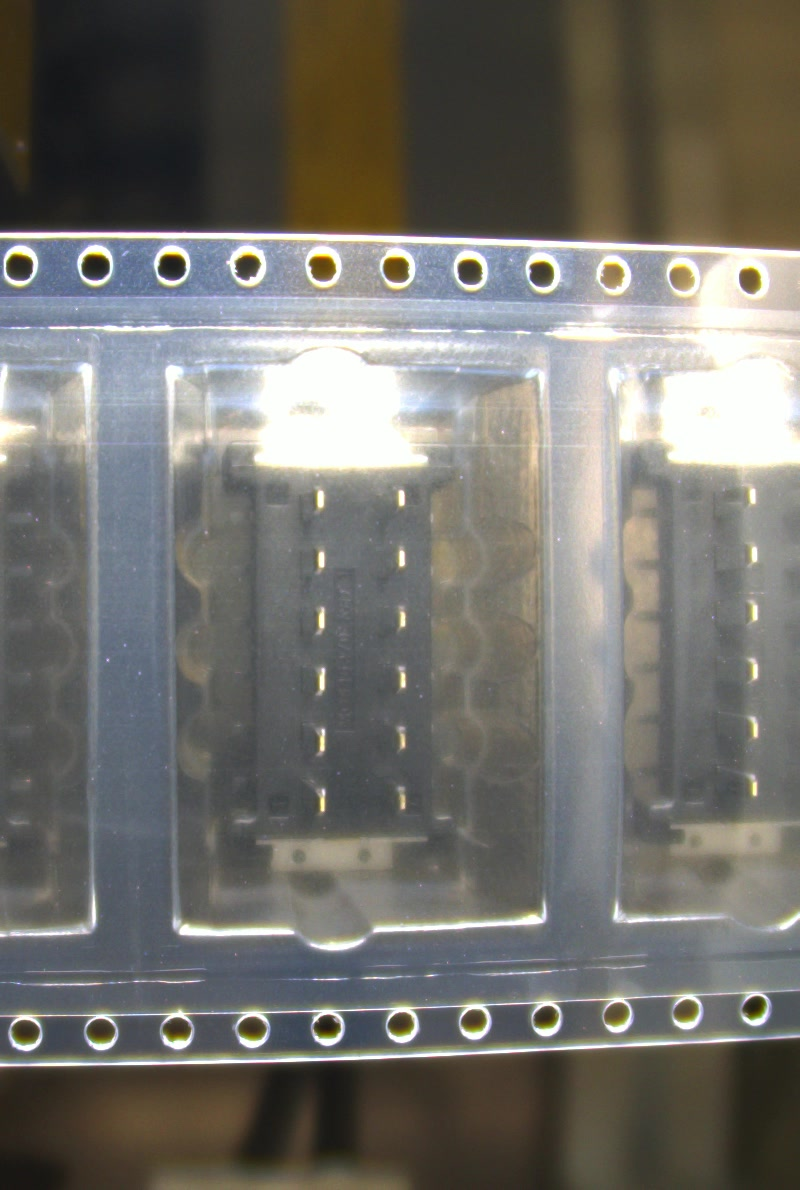
#> input picture IMAGES/IMG (1).jpg, 800 x 1190 px; its folder holds only this picture in this run
$ python temporary.py
#> lines starting #> are read from the running program, lines starting #| are printed output that depends on the picture; after the words box and inside, x2 and y2 are one past the last pixel; in counts of white or black regions, pixels touching at a corner belong together
#> in process_folder, image is the input picture: shape (1190, 800, 3); mean B, G, R 107.7, 113.1, 114.8
import cv2
import numpy as np
import time
import os
from sklearn.linear_model import LinearRegression

start_time = time.time()

def detect_lines(image, dist):
#> called with dist = 55
    if isinstance(image, str):
        image = cv2.imread(image)
    else:
        image = image

    gray = cv2.cvtColor(image, cv2.COLOR_RGB2BGR)
    gray = cv2.cvtColor(gray, cv2.COLOR_BGR2GRAY)
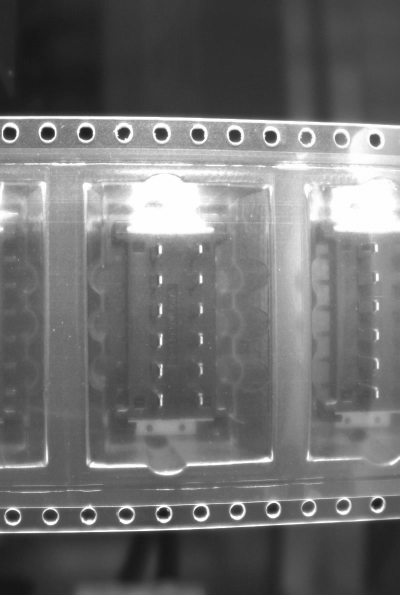
#> gray: shape (1190, 800) (shown at 1/2 size); min 20, max 255, mean 111.7

    h, w, _ = image.shape

    width = image.shape[1]
    gray = cv2.cvtColor(image, cv2.COLOR_BGR2GRAY)

    gray_blurred = cv2.medianBlur(gray, 3)

    circles = cv2.HoughCircles(
        gray_blurred,
        cv2.HOUGH_GRADIENT,
        dp=1,
        minDist=10,
        param1=50,
        param2=25,
        minRadius=1,
        maxRadius=25
    )
#> circles = 26 rows, first 8: [100.5, 1032.5, 17.4], [20.5, 262.5, 17.7], [25.5, 1033.5, 17.4], [320.5, 266.5, 21], [393.5, 268.5, 21.1], [176.5, 1030.5, 17.7], [545.5, 1020.5, 15.5], [467.5, 270.5, 21]

    if circles is not None:
        circles = np.uint16(np.around(circles))
#> circles = 26 rows, first 8: [100, 1032, 17], [20, 262, 18], [26, 1034, 17], [320, 266, 21], [394, 268, 21], [176, 1030, 18], [546, 1020, 16], [468, 270, 21]

        height = image.shape[0]
        upper_centers = []
        lower_centers = []

        for circle in circles[0, :]:
            x, y, r = circle
            if y < height / 2:
                upper_centers.append(circle)
            else:
                lower_centers.append(circle)
#> this loop made 26 passes
#> after the loop, lower_centers = [[100, 1032, 17], [26, 1034, 17], [176, 1030, 18], [546, 1020, 16], [252, 1028, 18], [754, 1010, 15], [686, 1012, 17], [402, 1026, 17], [618, 1012, 14], [324, 1026, 20], [476, 1022, 14]]; upper_centers = [[20, 262, 18], [320, 266, 21], [394, 268, 21], [468, 270, 21], [254, 264, 24], [172, 264, 19], [98, 264, 21], [680, 278, 21], [210, 276, 22], [544, 270, 20], [614, 274, 18], [242, 264, 23], [750, 276, 18], [288, 308, 12], [28, 418, 12]]

        upper_centers = np.array(upper_centers)
#> upper_centers = 15 rows, first 8: [20, 262, 18], [320, 266, 21], [394, 268, 21], [468, 270, 21], [254, 264, 24], [172, 264, 19], [98, 264, 21], [680, 278, 21]
        lower_centers = np.array(lower_centers)

        def group_circles_by_y(circles, max_distance=10):
#> called with circles = array of shape (15, 3), max_distance = 10
            groups = []
            for circle in circles:
                x, y, r = circle
                added_to_group = False
                for group in groups:
                    if abs(group[0][1] - y) <= max_distance:
                        group.append(circle)
                        added_to_group = True
                        break
                if not added_to_group:
                    groups.append([circle])
#> this loop made 15 passes
#> after the loop, group = [[288, 308, 12]]; groups = [[[20, 262, 18]], [[320, 266, 21], [254, 264, 24], [172, 264, 19], [98, 264, 21], [242, 264, 23]], [[394, 268, 21]], [[468, 270, 21], [544, 270, 20]], [[680, 278, 21], [210, 276, 22], [614, 274, 18], [750, 276, 18]], [[288, 308, 12]], [[28, 418, 12]]]
            return groups

        def find_largest_group(groups):
            largest_group = max(groups, key=len)
            return np.array(largest_group) if len(largest_group) > 0 else None

        upper_groups = group_circles_by_y(upper_centers)
#> upper_groups has the same summary as groups in group_circles_by_y
        lower_groups = group_circles_by_y(lower_centers)
#> the loop in group_circles_by_y (call 2), `for circle in circles:` made 11 passes
#> lower_groups = [[[100, 1032, 17], [176, 1030, 18], [252, 1028, 18], [402, 1026, 17], [324, 1026, 20], [476, 1022, 14]], [[26, 1034, 17]], [[546, 1020, 16], [754, 1010, 15], [686, 1012, 17], [618, 1012, 14]]]

        largest_upper_group = find_largest_group(upper_groups)
#> in find_largest_group, `largest_group = max(groups, key=len)`: largest_group = [[320, 266, 21], [254, 264, 24], [172, 264, 19], [98, 264, 21], [242, 264, 23]]
#> largest_upper_group has the same summary as largest_group in find_largest_group
        largest_lower_group = find_largest_group(lower_groups)
#> largest_lower_group = [[100, 1032, 17], [176, 1030, 18], [252, 1028, 18], [402, 1026, 17], [324, 1026, 20], [476, 1022, 14]]

        if largest_upper_group is not None:
            X_upper = largest_upper_group[:, 0].reshape(-1, 1)
#> X_upper = [320, 254, 172, 98, 242]
            y_upper = largest_upper_group[:, 1]
#> y_upper = [266, 264, 264, 264, 264]
            reg_upper = LinearRegression().fit(X_upper, y_upper)

            y_start_upper = int(reg_upper.predict(np.array([[0]]))[0])
#> y_start_upper = 262
            y_end_upper = int(reg_upper.predict(np.array([[width]]))[0])
#> y_end_upper = 268

            y_start_upper_top = y_start_upper
#> y_start_upper_top = 262
            y_end_upper_top = y_end_upper
#> y_end_upper_top = 268
            y_start_upper_bottom = y_start_upper + dist
#> y_start_upper_bottom = 317
            y_end_upper_bottom = y_end_upper + dist
#> y_end_upper_bottom = 323


            #### DRAW RED LINE FOR THE FIRST TIME, HAVENOT DONE ANYTHING YET #####
            # cv2.line(image, (0, y_start_upper_top), (width, y_end_upper_top), (0, 0, 255), 3)
            # cv2.line(image, (0, y_start_upper_bottom), (width, y_end_upper_bottom), (0, 0, 255), 3)

        if largest_lower_group is not None:
            X_lower = largest_lower_group[:, 0].reshape(-1, 1)
#> X_lower = [100, 176, 252, 402, 324, 476]
            y_lower = largest_lower_group[:, 1]
#> y_lower = [1032, 1030, 1028, 1026, 1026, 1022]
            reg_lower = LinearRegression().fit(X_lower, y_lower)

            y_start_lower = int(reg_lower.predict(np.array([[0]]))[0])
#> y_start_lower = 1034
            y_end_lower = int(reg_lower.predict(np.array([[width]]))[0])
#> y_end_lower = 1014

            y_start_lower_top = y_start_lower - dist
#> y_start_lower_top = 979
            y_end_lower_top = y_end_lower - dist
#> y_end_lower_top = 959
            y_start_lower_bottom = y_start_lower
#> y_start_lower_bottom = 1034
            y_end_lower_bottom = y_end_lower
#> y_end_lower_bottom = 1014

            # cv2.line(image, (0, y_start_lower_top), (width, y_end_lower_top), (0, 0, 255), 3)
            # cv2.line(image, (0, y_start_lower_bottom), (width, y_end_lower_bottom), (0, 0, 255), 3)

        y_max_lower = max(y_start_lower_top, y_end_lower_top)
#> y_max_lower = 979
        y_min_lower = max(y_start_lower_bottom, y_end_lower_bottom)
#> y_min_lower = 1034

        y_max_upper = min(y_start_upper_top, y_end_upper_top)
#> y_max_upper = 262
        y_min_upper = min(y_start_upper_bottom, y_end_upper_bottom)
#> y_min_upper = 317

    line_number_up = 0
    line_number_down = 0

    gray = 255 - gray
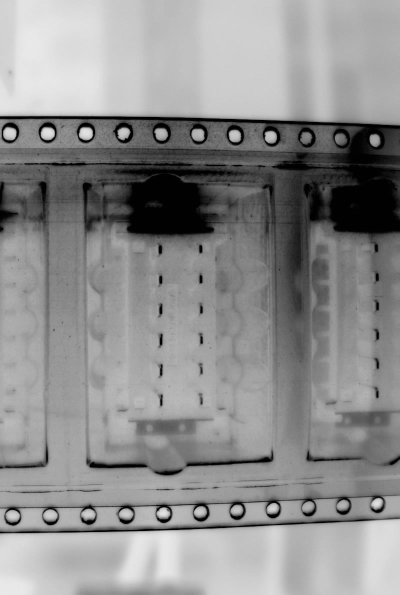
#> gray: shape (1190, 800) (shown at 1/2 size); min 0, max 235, mean 142
    edges = cv2.Canny(gray, threshold1=80, threshold2=100)
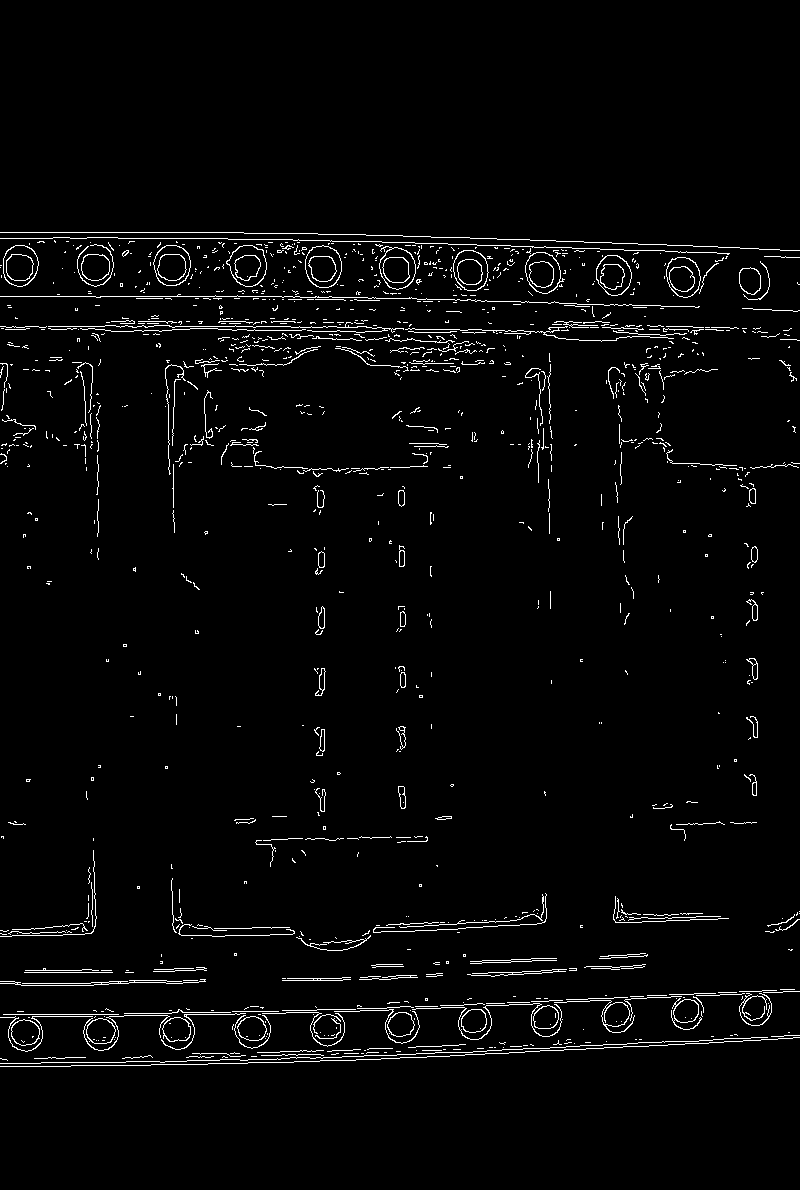
#> edges: shape (1190, 800); 2.7% white in thin lines or dots, all inside (x1, y1, x2, y2) = (0, 232, 800, 1067)

    lines = cv2.HoughLinesP(edges, 1, np.pi / 360, threshold=100, minLineLength=100, maxLineGap=15)
#> lines = 27 rows, first 6: [386, 235, 739, 247], [258, 1011, 548, 1001], [397, 1054, 501, 1050], [0, 296, 331, 296], [253, 239, 571, 247], [372, 1059, 799, 1037]
    is_anom = False

    if lines is not None:
        grouped_lines = []
        for line in lines:
            x1, y1, x2, y2 = line[0]
            y0 = int((y1 + y2) / 2)
            found_group = False
            if (y0 > y_max_upper + 5 and y0 < y_min_upper - 5) or (y0 > y_max_lower + 5 and y0 < y_min_lower - 15):
                for group in grouped_lines:
                    gline = group[0]
                    gy = gline[-1]
                    if np.abs(gy - y0) < 40:
                        group.append((x1, x2, y0))
                        found_group = True
                        break
                if not found_group:
                    grouped_lines.append([(x1, x2, y0)])
#> this loop made 27 passes
#> (x1, y1, x2, y2, y0) on passes 1 to 8: (386, 235, 739, 247, 241), (258, 1011, 548, 1001, 1006), (397, 1054, 501, 1050, 1052), (0, 296, 331, 296, 296), (253, 239, 571, 247, 243), (372, 1059, 799, 1037, 1048), (631, 998, 799, 991, 994), (232, 330, 501, 332, 331)
#> after the loop, group = [(0, 331, 296), (333, 576, 300), (548, 660, 304)]; grouped_lines = [[(258, 548, 1006), (631, 799, 994), (258, 393, 1011), (3, 118, 1014), (486, 598, 1002), (507, 794, 995)], [(0, 331, 296), (333, 576, 300), (548, 660, 304)]]

        longest_lines = []
        for group in grouped_lines:
            lengths = []
            for line in group:
                x1, x2, y0 = line
                length = np.abs(x1 - x2)
                lengths.append(length)
            if lengths:
                longest_line_index = np.argmax(lengths)
                longest_lines.append(group[longest_line_index])
#> this loop made 2 passes
#> (group, longest_line_index) on pass 2: ([(0, 331, 296), (333, 576, 300), (548, 660, 304)], 0)
#> after the loop, longest_lines = [(258, 548, 1006), (0, 331, 296)]

        for line in longest_lines:
            x1, x2, y0 = line

            # IF THE LINE DETECTED, DONT DRAW ANY LINE
            # ELSE DRAW RED LINE
            if (y0 > (y_max_upper) and y0 < (y_min_upper - 10)) :
                line_number_up += 1


            elif (y0 > (y_max_lower) and y0 < (y_min_lower - 15)):
                # cv2.line(image, (0, y0), (w, y0), (255, 0, 0), 4)
                # cv2.line(image, (0, y_start_lower_top), (width, y_end_lower_top), (0, 0, 255), 3)
                # cv2.line(image, (0, y_start_lower_bottom), (width, y_end_lower_bottom), (0, 0, 255), 3)
                line_number_down += 1
#> this loop made 2 passes
#> (x1, x2, y0, line_number_down) on pass 1: (258, 548, 1006, 1)
#> after the loop, line_number_down = 1; line_number_up = 1

            # [6 lines of commented-out code are left out]

    if line_number_down < 1 or line_number_up < 1:
        is_anom = True
        cv2.line(image, (0, y_start_upper_top), (width, y_end_upper_top), (0, 0, 255), 3)
        cv2.line(image, (0, y_start_upper_bottom), (width, y_end_upper_bottom), (0, 0, 255), 3)
        cv2.line(image, (0, y_start_lower_top), (width, y_end_lower_top), (0, 0, 255), 3)
        cv2.line(image, (0, y_start_lower_bottom), (width, y_end_lower_bottom), (0, 0, 255), 3)

    return is_anom, image

def process_folder(input_folder, output_folder, dist):
    if not os.path.exists(output_folder):
        os.makedirs(output_folder)

    for filename in os.listdir(input_folder):
        if filename.endswith(".jpg") or filename.endswith(".png") or filename.endswith(".jpeg"):
            image_path = os.path.join(input_folder, filename)
            image = cv2.imread(image_path)
            is_anom, processed_image = detect_lines(image, dist)
#> is_anom = False

            output_path = os.path.join(output_folder, f"output_{filename}")
            cv2.imwrite(output_path, processed_image)

            print(f"{filename}: Anomaly Detected - {is_anom}")
#| IMG (1).jpg: Anomaly Detected - False

start_time = time.time()
input_folder = 'IMAGES'
output_folder = 'CHECKS'
dist = 55

process_folder(input_folder, output_folder, dist)

end_time = time.time()
execution_time = end_time - start_time
print("Total execution time:", execution_time, "seconds")

$ run again, on IMAGES/IMG (14).jpg
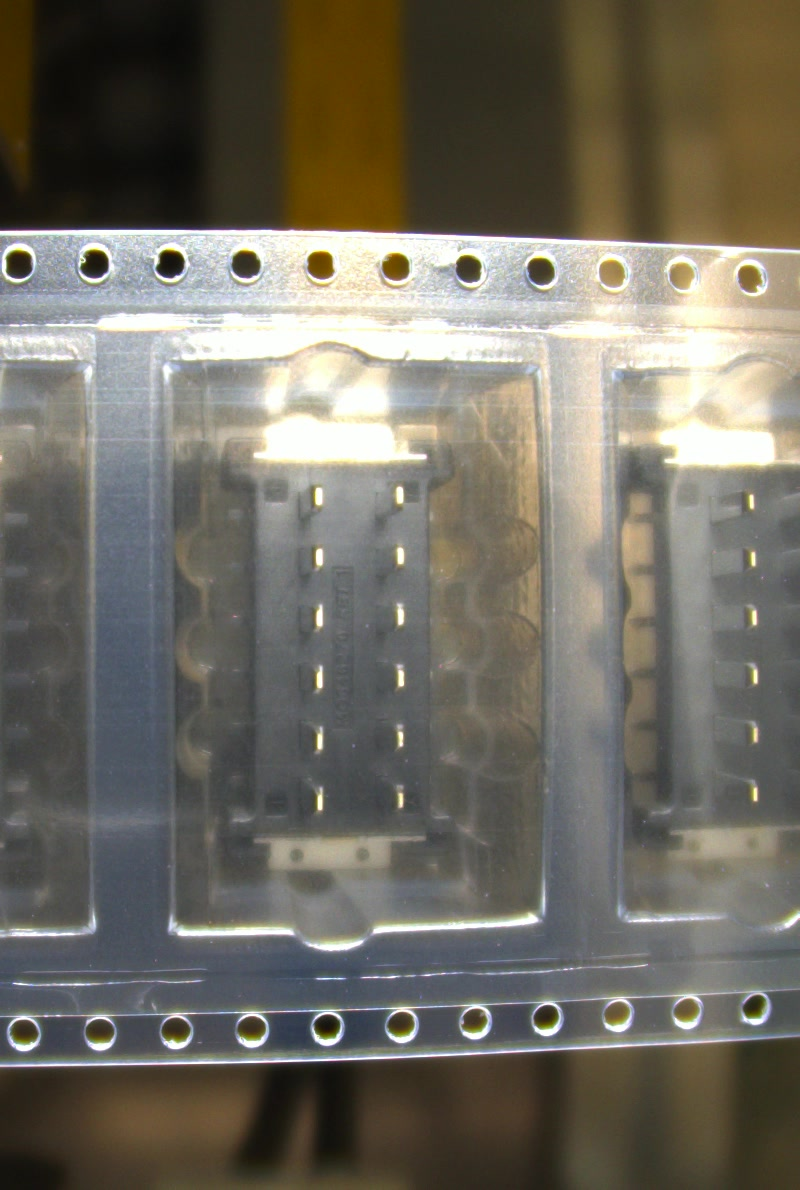
#> input picture IMAGES/IMG (14).jpg, 800 x 1190 px
#> in process_folder, image is the input picture: shape (1190, 800, 3); mean B, G, R 98.3, 108.9, 112.9
#> in detect_lines, `circles = cv2.HoughCircles( gray_blurred, cv2.HOUGH_GRADIENT, dp=1, mi..`: circles = 48 rows, first 8: [169.5, 261.5, 24.4], [246.5, 261.5, 24.4], [96.5, 258.5, 24.4], [616.5, 270.5, 24.4], [543.5, 276.5, 24.4], [23.5, 1033.5, 17.1], [546.5, 1018.5, 16.6], [467.5, 265.5, 24.4]
#> in detect_lines, `circles = np.uint16(np.around(circles))`: circles = 48 rows, first 8: [170, 262, 24], [246, 262, 24], [96, 258, 24], [616, 270, 24], [544, 276, 24], [24, 1034, 17], [546, 1018, 17], [468, 266, 24]
#> the loop in detect_lines, `for circle in circles[0, :]:` made 48 passes
#> after the loop in detect_lines, `for circle in circles[0, :]:`: lower_centers = [[24, 1034, 17], [546, 1018, 17], [252, 1032, 16], [754, 1006, 17], [326, 1030, 15], [402, 1024, 18], [474, 1022, 18], [100, 1034, 16], [686, 1012, 15], [178, 1030, 15], [618, 1014, 17]]; upper_centers = 37 items, first 6: [170, 262, 24], [246, 262, 24], [96, 258, 24], [616, 270, 24], [544, 276, 24], [468, 266, 24]
#> in detect_lines, `upper_centers = np.array(upper_centers)`: upper_centers = 37 rows, first 8: [170, 262, 24], [246, 262, 24], [96, 258, 24], [616, 270, 24], [544, 276, 24], [468, 266, 24], [542, 266, 24], [248, 274, 24]
#> the loop in group_circles_by_y, `for circle in circles:` made 37 passes
#> after the loop in group_circles_by_y, `for circle in circles:`: group = [[80, 338, 10], [504, 338, 10]]; groups = 11 items
#> the loop in group_circles_by_y (call 2), `for circle in circles:` made 11 passes
#> lower_groups = [[[24, 1034, 17], [252, 1032, 16], [326, 1030, 15], [402, 1024, 18], [100, 1034, 16], [178, 1030, 15]], [[546, 1018, 17], [686, 1012, 15], [618, 1014, 17]], [[754, 1006, 17]], [[474, 1022, 18]]]
#> largest_group = [[616, 270, 24], [468, 266, 24], [542, 266, 24], [54, 264, 19], [94, 270, 21], [532, 266, 22], [396, 270, 18], [682, 268, 20], [144, 270, 13], [510, 268, 10], [288, 264, 10]]
#> largest_upper_group has the same summary as largest_group in find_largest_group
#> largest_lower_group = [[24, 1034, 17], [252, 1032, 16], [326, 1030, 15], [402, 1024, 18], [100, 1034, 16], [178, 1030, 15]]
#> X_upper = [616, 468, 542, 54, 94, 532, 396, 682, 144, 510, 288]
#> y_upper = [270, 266, 266, 264, 270, 266, 270, 268, 270, 268, 264]
#> y_start_upper = 267
#> y_start_upper_bottom = 322
#> X_lower = [24, 252, 326, 402, 100, 178]
#> y_lower = [1034, 1032, 1030, 1024, 1034, 1030]
#> y_start_lower = 1035
#> y_end_lower = 1017
#> y_start_lower_top = 980
#> y_end_lower_top = 962
#> y_start_lower_bottom = 1035
#> y_end_lower_bottom = 1017
#> y_max_lower = 980
#> y_min_lower = 1035
#> y_max_upper = 267
#> y_min_upper = 322
#> in detect_lines, `gray = 255 - gray`:
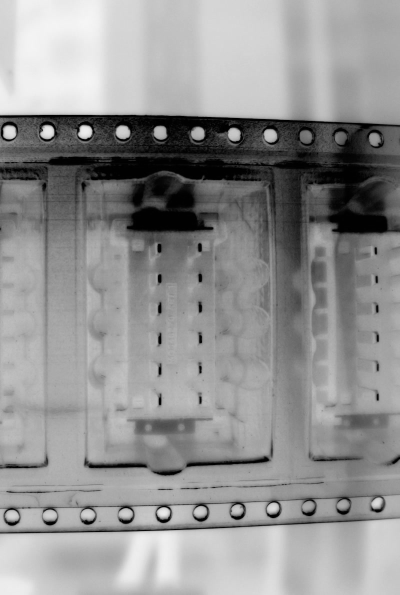
#> gray: shape (1190, 800) (shown at 1/2 size); min 0, max 245, mean 146.1
#> in detect_lines, `edges = cv2.Canny(gray, threshold1=80, threshold2=100)`:
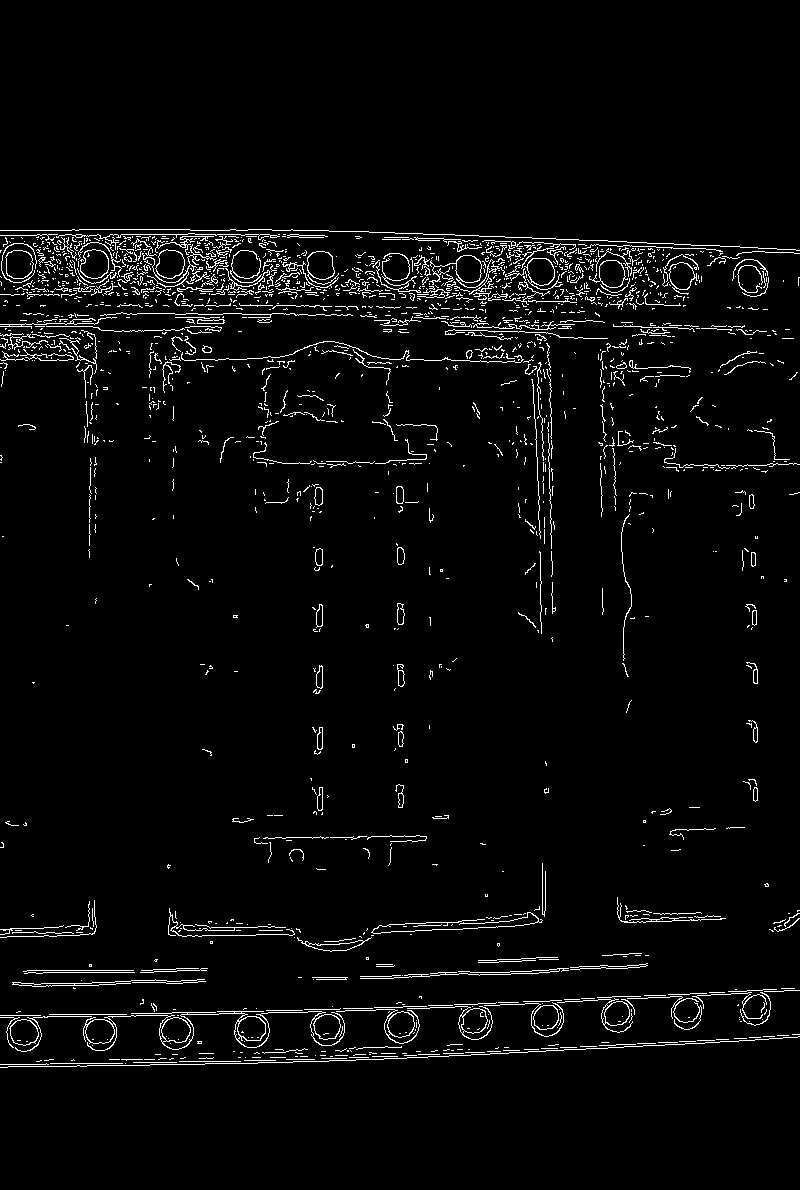
#> edges: shape (1190, 800); 3.4% white in thin lines or dots, all inside (x1, y1, x2, y2) = (0, 229, 800, 1068)
#> lines = 65 rows, first 6: [0, 1015, 102, 1014], [234, 1012, 372, 1008], [440, 234, 795, 249], [486, 242, 672, 247], [376, 1009, 482, 1006], [388, 1056, 774, 1036]
#> the loop in detect_lines, `for line in lines:` made 65 passes
#> (x1, y1, x2, y2, y0) on passes 1 to 8: (0, 1015, 102, 1014, 1014), (234, 1012, 372, 1008, 1010), (440, 234, 795, 249, 241), (486, 242, 672, 247, 244), (376, 1009, 482, 1006, 1007), (388, 1056, 774, 1036, 1046), (0, 1064, 100, 1063, 1063), (449, 1055, 797, 1037, 1046)
#> the loop in detect_lines, `for group in grouped_lines:` made 2 passes
#> the loop in detect_lines, `for line in longest_lines:` made 2 passes
#> line on passes 1 to 2: (377, 611, 1002), (4, 365, 289)
#| IMG (14).jpg: Anomaly Detected - False
